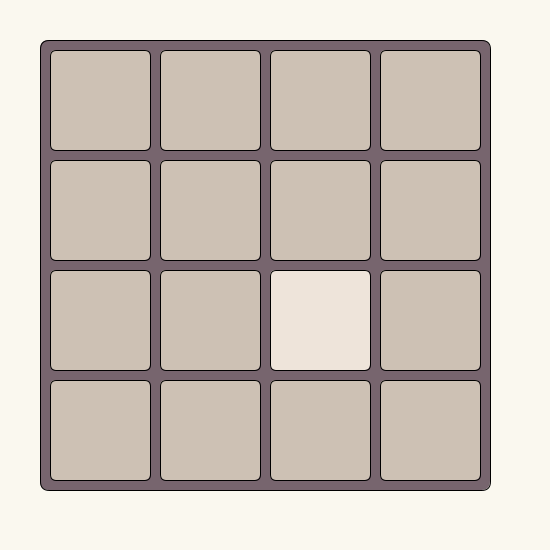
Frame 1 (no input)
Frame 60 (the mouse pressed at the canvas centre just before this capture): identical to frame 1, image omitted
Frame 120 (the mouse held since frame 60 and released just before this capture): identical to frame 1, image omitted

The Processing sketch that drew this single still picture (run headless with seeded random() and noise(); from frame 60 on, the mouse is pressed at the canvas centre):

// Processing sketch: week10_4
// ── week10_4.pde
// week10_4_processing_2048
// 修改自week10_3_processing_2048
// 按下方向鍵 keyPressed 讓他生出新的方塊
void setup(){
 size(550, 550); //制定範圍
 genNewBlock();
}

//int [][] a={{0,2,0,0},{0,0,0,0},{0,2,2,2},{4,4,4,4}};
int [][]a = new int[4][4];
void genNewBlock(){
   int zeros = 0;
   for(int i=0; i<4; i++){
     for(int j=0; j<4; j++){
       if(a[i][j]==0) zeros++;
     }
   }
   
   int choose = int(random(zeros));
   for(int i=0; i<4; i++){
     for(int j=0;j<4; j++){
       if(a[i][j]==0){
         if(choose==0) a[i][j] = 2;
         choose--;
       }
     }
   }
}

void keyPressed(){
  if(keyCode==RIGHT){ //右鍵往右
   for(int i=0; i<4; i++){
    int j2 = 3; //最右邊格子
    for(int j=3; j>=0; j--){
      if(a[i][j]>0){ //有格子 要移動
       int temp = a[i][j2]; //有點像交換
       a[i][j2]= a[i][j]; //移動最右邊
       a[i][j] = temp;
       j2--;// 次右邊
        }
       }
     }
   }else if(keyCode==LEFT){ //左鍵往左
    for(int i=0; i<4; i++){
     int j2 = 0; //最左邊格子
     for(int j=0; j<4; j++){
      if(a[i][j]>0){ //有格子 要移動
        int temp = a[i][j2];//有點像交換
        a[i][j2] = a[i][j]; //
        a[i][j] = temp;
        j2++;//
       }
      }
     }
    }else if(keyCode==UP){
      for(int j=0; j<4; j++){
        int i2= 0;
      for(int i=0; i<4; i++){
        if(a[i][j]>0){
        int temp = a[i2][j];//有點像交換
        a[i2][j] = a[i][j]; //
        a[i][j] = temp;
        i2++;
       }
      }
     }
    }else if(keyCode==DOWN){
      for(int j=0; j<4; j++){
        int i2= 3;
      for(int i=0; i<4; i++){
        if(a[i][j]>0){
        int temp = a[i2][j];//有點像交換
        a[i2][j] = a[i][j]; //
        a[i][j] = temp;
        i2--;
    }
   }
  }
 }
   genNewBlock();
  }


void draw(){ 
   background(250, 248, 239); //背景
   fill(119, 101, 110); //大格子的色彩
   rect(40, 40, 450, 450, 9);
   for(int i=0; i<4; i++){
     for(int j=0; j<4; j++){
       int x = 50 + j * (100+10); //微調座標
       int y = 50 + i * (100+10);
       fill( tileColor (a[i][j])); //小格子的色彩
       rect(x,y, 100, 100, 6);
     }
   }
}

int tileColor(int n) {
  switch(n) {
    case 0:return color(205,193,180);
    case 2:return color(238,228,218);
    case 4:return color(237,224,200);
    case 8:return color(242,177,121);
    case 16:return color(245,149,99);
    case 32:return color(246,124,95);
    case 64:return color(246,94,59);
    case 128:return color(237,207,114);
    case 256:return color(237,204,97);
    case 512:return color(237,200,80);
    case 1024:return color(237,197,63);
    default:return color(237,194,46);
  
  }
}
